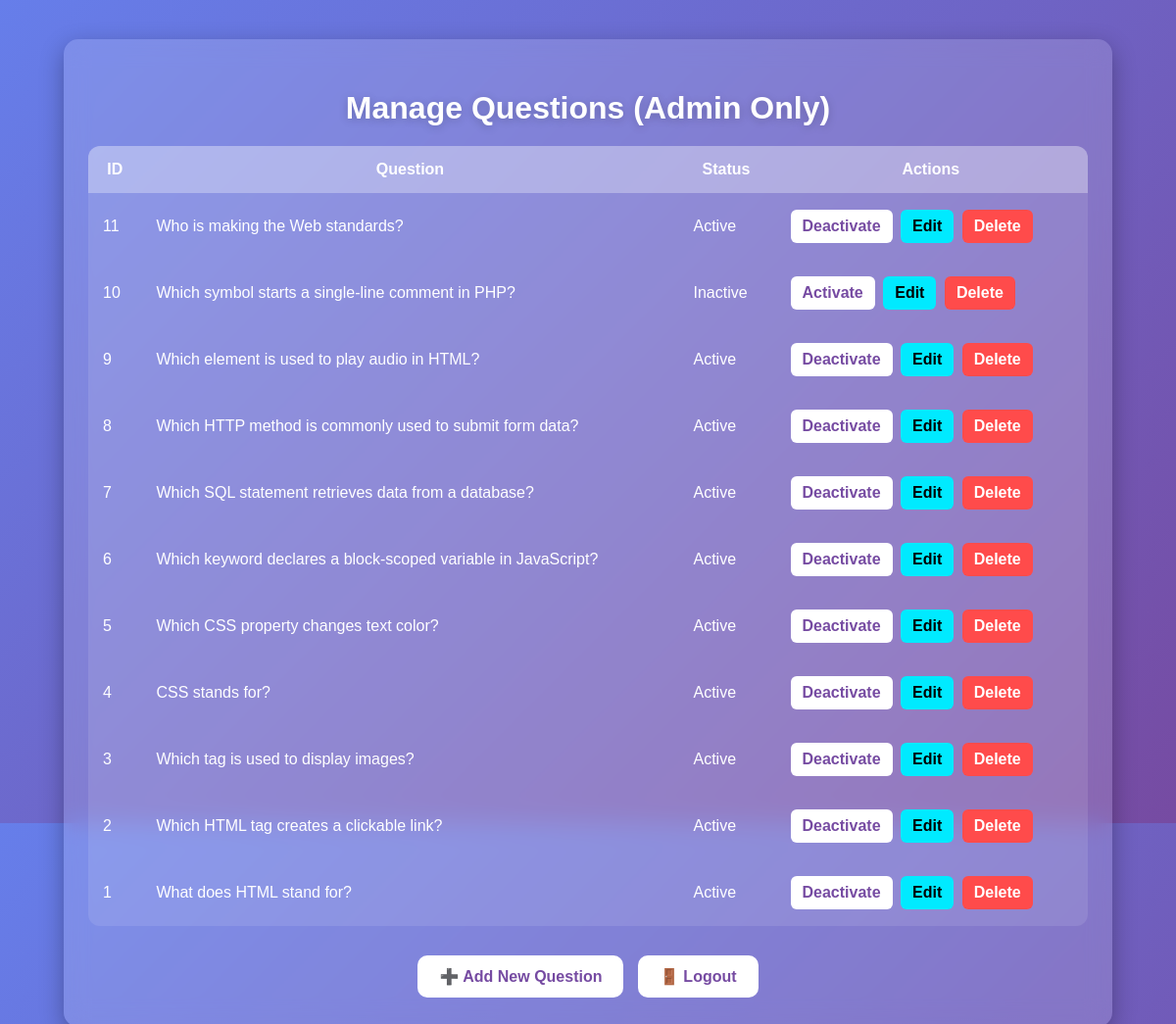
The app's page /manage_questions.php (signed in) with its own data.
### tables this page shows
CREATE TABLE `questions` (
  `id` int(11) NOT NULL,
  `question` text NOT NULL,
  `option1` varchar(255) DEFAULT NULL,
  `option2` varchar(255) DEFAULT NULL,
  `option3` varchar(255) DEFAULT NULL,
  `option4` varchar(255) DEFAULT NULL,
  `answer` int(11) NOT NULL,
  `is_active` tinyint(1) DEFAULT 1
);

### manage_questions.php (the view, shortened to what this page needs)
<?php
$conn = new mysqli("localhost", "root", "", "quiz_app");
?>
<!DOCTYPE html>
<html>
<head>
</head>
<body>
<div class="container">
    <h2>Manage Questions (Admin Only)</h2>
    <table>
        <tr>
            <th>ID</th>
            <th>Question</th>
            <th>Status</th>
            <th>Actions</th>
        </tr>
        <?php
        $result = $conn->query("SELECT * FROM questions ORDER BY id DESC");
        while ($row = $result->fetch_assoc()) { ?>
        <tr>
            <td><?= $row['id'] ?></td>
            <td><?= $row['question'] ?></td>
            <td><?= $row['is_active'] ? "Active" : "Inactive" ?></td>
            <td>
                <a class="action-btn"
                   href="?toggle=<?= $row['id'] ?>">
                   <?= $row['is_active'] ? "Deactivate" : "Activate" ?>
                </a>
                <a class="action-btn edit-btn"
                   href="/quiz_app/edit_question.php?id=<?= $row['id'] ?>">
                   Edit
                </a>
                <a class="action-btn delete-btn"
                   href="?delete=<?= $row['id'] ?>"
                   onclick="return confirm('Delete this question?');">
                   Delete
                </a>
            </td>
        </tr>
        <?php } ?>
    </table>
    <div class="bottom-btns">
        <a class="btn" href="add_question.php">➕ Add New Question</a>
        <a class="btn" href="logout.php">🚪 Logout</a>
    </div>
</div>
</body>
</html>

### manage_questions.php (style rules this page uses)
body { font-family: 'Arial', sans-serif; background: linear-gradient(135deg, #667eea 0%, #764ba2 100%); margin: 0; padding: 0; color: #fff; display: flex; justify-content: center; align-items: flex-start; height: 100vh; overflow-y: auto; padding-top: 40px; }
.container { background: rgba(255, 255, 255, 0.15); backdrop-filter: blur(12px); padding: 25px; width: 85%; border-radius: 15px; box-shadow: 0 8px 25px rgba(0,0,0,0.3); animation: fadeSlide 1.1s ease; }
h2 { text-align: center; font-size: 32px; margin-bottom: 20px; text-shadow: 0 2px 10px rgba(0,0,0,0.2); }
table { width: 100%; border-collapse: collapse; background: rgba(255,255,255,0.1); border-radius: 12px; overflow: hidden; }
th, td { padding: 15px; font-size: 16px; }
th { background: rgba(255,255,255,0.3); }
tr { transition: 0.3s; }
.action-btn { padding: 8px 12px; background: #fff; color: #764ba2; border-radius: 6px; text-decoration: none; font-weight: bold; margin: 2px; display: inline-block; transition: 0.3s; }
.delete-btn { background: #ff4b4b; color: white; }
.edit-btn { background: #00eaff; color: #000; }
.bottom-btns { margin-top: 25px; text-align: center; }
.btn { display: inline-block; padding: 12px 22px; background: #fff; color: #764ba2; border-radius: 10px; text-decoration: none; font-weight: bold; margin: 5px; transition: 0.3s; }

### records on screen
questions: id "11", question "Who is making the Web standards?", is_active "Active"
questions: id "10", question "Which symbol starts a single-line comment in PHP?", is_active "Inactive"
questions: id "9", question "Which element is used to play audio in HTML?", is_active "Active"
questions: id "8", question "Which HTTP method is commonly used to submit form data?", is_active "Active"
questions: id "7", question "Which SQL statement retrieves data from a database?", is_active "Active"
questions: id "6", question "Which keyword declares a block-scoped variable in JavaScript?", is_active "Active"
questions: id "5", question "Which CSS property changes text color?", is_active "Active"
questions: id "4", question "CSS stands for?", is_active "Active"
questions: id "3", question "Which tag is used to display images?", is_active "Active"
questions: id "2", question "Which HTML tag creates a clickable link?", is_active "Active"
questions: id "1", question "What does HTML stand for?", is_active "Active"
